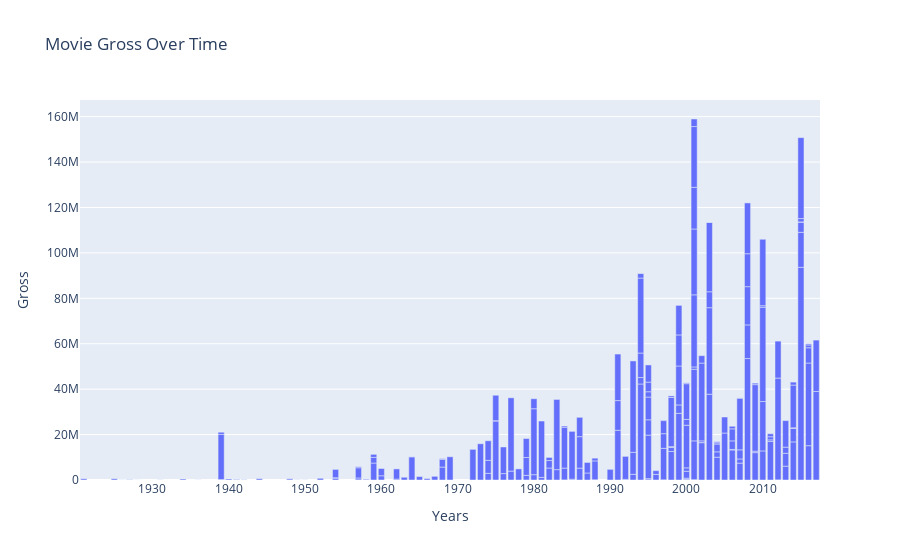

This figure's notebook cell:
### Code cell
years = []
grosses = []

with open('imdb_scraped.csv', newline='') as csvfile:
    moviereader = csv.reader(csvfile, delimiter=',', quotechar='\"')
    for movie in moviereader:
        #print(movie)
        if len(movie) < 2:
            continue
        gross = movie[1]
        year = movie[-1]
        year = re.findall('\d\d\d\d', year)
        if year:
            year = int(year[0])
            if gross:
                gross_number = float(gross[1:][:-1]) * (10 * 10 * 10 * 10 * 10 * 10)
                years.append(year)
                grosses.append(gross_number)
                #print(f"Year: {year}, gross: {gross_number}")
fig = go.Figure(data=go.Bar(y=grosses, x=years))
fig.update_layout(
    title="Movie Gross Over Time",
    xaxis_title="Years",
    yaxis_title="Gross",
)
fig.show()

### Figure 1 — Plotly figure (JSON) as saved in the notebook; plotly's stock layout.template omitted (floating-point values rounded to 4 significant figures; data arrays with more than 128 entries replaced by an {"elided": "..."} marker saying what was removed)
{"data": [{"type": "bar", "x": {"elided": "222 int values"}, "y": {"elided": "222 float values"}}], "layout": {"title": {"text": "Movie Gross Over Time"}, "xaxis": {"title": {"text": "Years"}}, "yaxis": {"title": {"text": "Gross"}}}}
